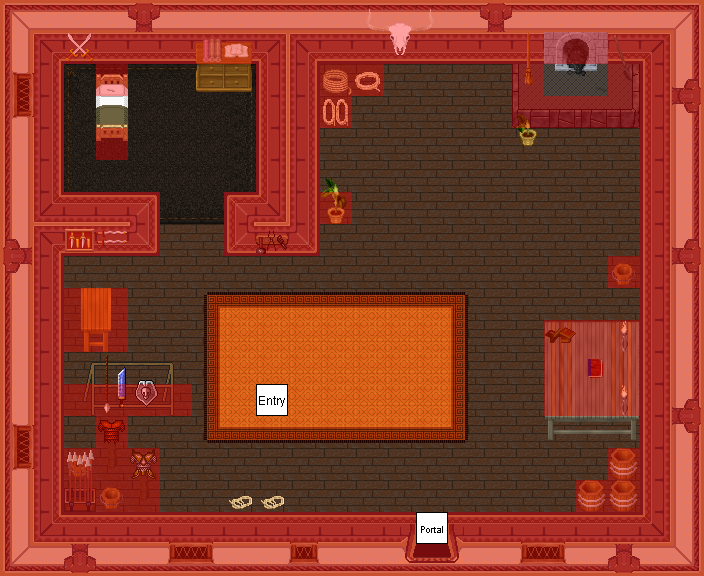

The image is a tile-based game level rendered from a .tmx file. Its description and source (layers, tilesets, objects; grid data summarised) follow:
An orthogonal 22x18 tile map with 32x32 px tiles, 7 tile layers (0_floor, 1_terrain, 2_object, 3_roof, ...), 1 hidden layer not drawn, 32 tilesets and 1 object (mapchange_exit).

<map version="1.10" tiledversion="1.10.2" orientation="orthogonal" renderorder="right-down" width="22" height="18" tilewidth="32" tileheight="32" infinite="0" nextlayerid="9" nextobjectid="1">
 <tileset firstgid="1" name="../../tileset/building/decoration/fireplace_2.png" tilewidth="32" tileheight="32" tilecount="9" columns="3">
  <image source="../../tileset/building/decoration/fireplace_2.png" width="96" height="96" />
 </tileset>
 <tileset firstgid="10" name="../../tileset/furniture/table/grey_fancy.png" tilewidth="32" tileheight="32" tilecount="9" columns="3">
  <image source="../../tileset/furniture/table/grey_fancy.png" width="96" height="96" />
 </tileset>
 <tileset firstgid="19" name="../../tileset/furniture/table/grey_plain.png" tilewidth="32" tileheight="32" tilecount="9" columns="3">
  <image source="../../tileset/furniture/table/grey_plain.png" width="96" height="96" />
 </tileset>
 <tileset firstgid="28" name="../../tileset/furniture/other/stick.png" tilewidth="32" tileheight="32" tilecount="2" columns="1">
  <image source="../../tileset/furniture/other/stick.png" width="32" height="64" />
 </tileset>
 <tileset firstgid="30" name="../../tileset/item/armor/armor.png" tilewidth="32" tileheight="32" tilecount="4" columns="4">
  <image source="../../tileset/item/armor/armor.png" width="128" height="32" />
 </tileset>
 <tileset firstgid="34" name="../../tileset/logic/portal.png" tilewidth="32" tileheight="32" tilecount="24" columns="8">
  <image source="../../tileset/logic/portal.png" width="256" height="96" />
 </tileset>
 <tileset firstgid="58" name="../../tileset/logic/collision.png" tilewidth="32" tileheight="32" tilecount="1" columns="1">
  <image source="../../tileset/logic/collision.png" width="32" height="32" />
 </tileset>
 <tileset firstgid="59" name="../../tileset/building/wall/int_wall_dark_red.png" tilewidth="32" tileheight="32" tilecount="16" columns="4">
  <image source="../../tileset/building/wall/int_wall_dark_red.png" width="128" height="128" />
 </tileset>
 <tileset firstgid="75" name="../../tileset/building/wall/int_wall_dark_red_corners.png" tilewidth="32" tileheight="32" tilecount="16" columns="4">
  <image source="../../tileset/building/wall/int_wall_dark_red_corners.png" width="128" height="128" />
 </tileset>
 <tileset firstgid="91" name="../../tileset/building/entrance/dark_red_ns.png" tilewidth="32" tileheight="32" tilecount="12" columns="3">
  <image source="../../tileset/building/entrance/dark_red_ns.png" width="96" height="128" />
 </tileset>
 <tileset firstgid="103" name="../../tileset/building/window/int_windows_dark_red.png" tilewidth="32" tileheight="32" tilecount="16" columns="4">
  <image source="../../tileset/building/window/int_windows_dark_red.png" width="128" height="128" />
 </tileset>
 <tileset firstgid="119" name="tools" tilewidth="32" tileheight="32" tilecount="9" columns="3">
  <image source="../../tileset/item/tools.png" width="96" height="96" />
 </tileset>
 <tileset firstgid="128" name="weapons" tilewidth="32" tileheight="32" tilecount="16" columns="4">
  <image source="../../tileset/item/armor/weapons_for_walls.png" width="128" height="128" />
 </tileset>
 <tileset firstgid="144" name="copper table" tilewidth="32" tileheight="32" tilecount="15" columns="3">
  <image source="../../tileset/furniture/table/table_copper.png" width="96" height="160" />
 </tileset>
 <tileset firstgid="159" name="ropes" tilewidth="32" tileheight="32" tilecount="4" columns="2">
  <image source="../../tileset/item/ropes.png" width="64" height="64" />
 </tileset>
 <tileset firstgid="163" name="tiles" tilewidth="32" tileheight="32" tilecount="9" columns="3">
  <image source="../../tileset/ground/indoor/floor_tiles.png" width="96" height="96" />
 </tileset>
 <tileset firstgid="172" name="barrel" tilewidth="32" tileheight="32" tilecount="2" columns="1">
  <image source="../../tileset/item/pot/barrel.png" width="32" height="64" />
 </tileset>
 <tileset firstgid="174" name="wall" tilewidth="32" tileheight="32" tilecount="8" columns="2">
  <image source="../../tileset/building/wall/int_wall_dark_red_corners_2.png" width="64" height="128" />
 </tileset>
 <tileset firstgid="182" name="shelf" tilewidth="32" tileheight="32" tilecount="8" columns="2">
  <image source="../../tileset/furniture/shelve/small_shelf.png" width="64" height="128" />
 </tileset>
 <tileset firstgid="190" name="fire" tilewidth="32" tileheight="32" tilecount="4" columns="2">
  <image source="../../tileset/building/decoration/coal_fire.png" width="64" height="64" />
 </tileset>
 <tileset firstgid="194" name="rug" tilewidth="32" tileheight="32" tilecount="9" columns="3">
  <image source="../../tileset/furniture/carpet/brown_rug3.png" width="96" height="96" />
 </tileset>
 <tileset firstgid="203" name="light" tilewidth="32" tileheight="32" tilecount="8" columns="2">
  <image source="../../tileset/furniture/light/dark_torch.png" width="64" height="128" />
 </tileset>
 <tileset firstgid="211" name="skull" tilewidth="32" tileheight="32" tilecount="6" columns="3">
  <image source="../../tileset/building/decoration/longhorn_skull.png" width="96" height="64" />
 </tileset>
 <tileset firstgid="217" name="book" tilewidth="32" tileheight="32" tilecount="4" columns="2">
  <image source="../../tileset/item/documents/book.png" width="64" height="64" />
 </tileset>
 <tileset firstgid="221" name="weapons" tilewidth="32" tileheight="32" tilecount="2" columns="1">
  <image source="../../tileset/item/weapon/box_of_weapons.png" width="32" height="64" />
 </tileset>
 <tileset firstgid="223" name="plants" tilewidth="32" tileheight="32" tilecount="6" columns="3">
  <image source="../../tileset/plant/indoor/potted_plants1.png" width="96" height="64" />
 </tileset>
 <tileset firstgid="229" name="weapons rack" tilewidth="32" tileheight="32" tilecount="18" columns="9">
  <image source="../../tileset/item/armor/weapons_rack.png" width="288" height="64" />
 </tileset>
 <tileset firstgid="247" name="rug" tilewidth="32" tileheight="32" tilecount="9" columns="3">
  <image source="../../tileset/furniture/carpet/orange.png" width="96" height="96" />
 </tileset>
 <tileset firstgid="256" name="windows" tilewidth="32" tileheight="32" tilecount="8" columns="4">
  <image source="../../tileset/building/window/int_small_windows_dark_red.png" width="128" height="64" />
 </tileset>
 <tileset firstgid="264" name="protection" tilewidth="32" tileheight="32" tilecount="2" columns="2">
  <image source="../../tileset/logic/protection.png" width="64" height="32" />
 </tileset>
 <tileset firstgid="266" name="books2" tilewidth="32" tileheight="32" tilecount="4" columns="2">
  <image source="../../tileset/item/documents/books2.png" width="64" height="64" />
 </tileset>
 <tileset firstgid="270" name="single_grey" tilewidth="32" tileheight="32" tilecount="9" columns="3">
  <image source="../../tileset/furniture/bed/single_grey.png" width="96" height="96" />
 </tileset>
 <layer id="1" name="0_floor" width="22" height="18">
  <data>[396 cells, 395 non-empty, 11 distinct tile ids]</data>
 </layer>
 <layer id="2" name="1_terrain" width="22" height="18">
  <data>[396 cells, 252 non-empty, 77 distinct tile ids]</data>
 </layer>
 <layer id="3" name="2_object" width="22" height="18">
  <data>[396 cells, 47 non-empty, 38 distinct tile ids]</data>
 </layer>
 <layer id="4" name="3_roof" width="22" height="18">
  <data>[396 cells, 12 non-empty, 11 distinct tile ids]</data>
 </layer>
 <layer id="5" name="4_roof_add" width="22" height="18">
  <data>[396 cells, 2 non-empty, 2 distinct tile ids]</data>
 </layer>
 <layer id="6" name="objects" width="22" height="18">
  <data>[396 cells, 2 non-empty, 2 distinct tile ids]</data>
 </layer>
 <layer id="7" name="collision" width="22" height="18" opacity="0.37">
  <data>[396 cells, 203 non-empty, 1 distinct tile ids]</data>
 </layer>
 <layer id="8" name="protection" width="22" height="18" visible="0" opacity="0.44">
  <data>[396 cells, 396 non-empty, 1 distinct tile ids]</data>
 </layer>
 <objectgroup name="Mapevents">
  <object name="entrance" type="mapchange_exit" id="1" x="416" y="512" width="32" height="32">
   <properties>
    <property name="map" value="0_semos_village_w_x0_y1" />
    <property name="place" value="guard_house_entrance" />
   </properties>
  </object>
 </objectgroup>
</map>
